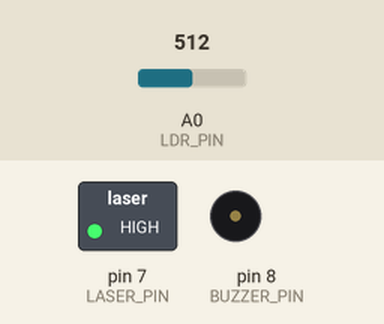
Simulated run of this sketch. Board: Arduino Uno, built with avr-gcc and run on an emulated ATmega328P. Shown: switched loads named in the sketch (green lamp = pin HIGH), buzzer (waves = sounding). Inputs (shaded band) come from the test bench; at power-on: A0 (LDR_PIN) = 512. What the sketch prints to the serial monitor is not drawn.

Above: at 1.2 s.
1.3 s: A0 (LDR_PIN) set to 489
At 1.8 s:
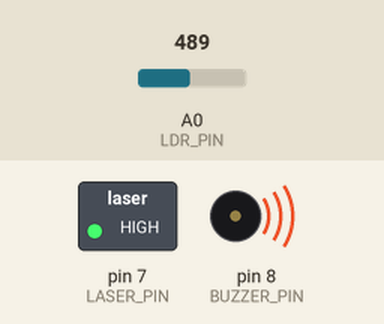
2.8 s: A0 (LDR_PIN) set to 510
At 3.3 s:
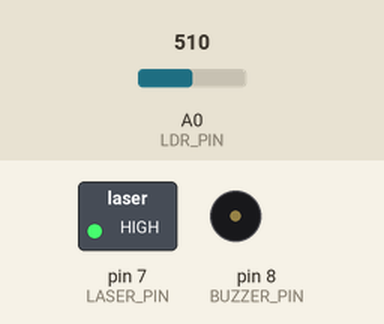
4.3 s: A0 (LDR_PIN) set to 0
At 4.6 s:
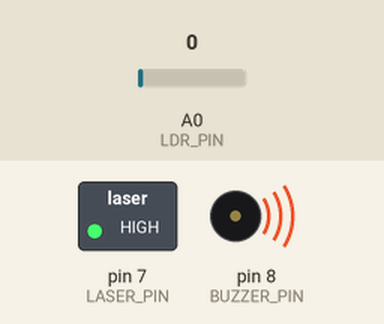
Timing chart, 0 to 7.3 s (numbered marks = the images above; inputs shaded):
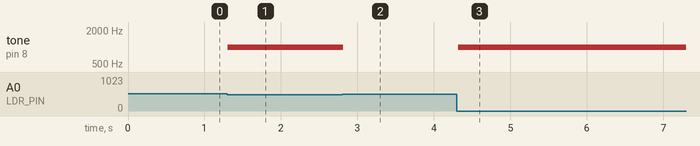

Measured:
- the behaviour switches between 501 and 500 on A0 (LDR_PIN) (found by bisection; images 0 and 1)
- after the input at 1.3 s, tone on pin 8 (BUZZER_PIN): silent → 1000 Hz at once
- after the input at 2.8 s, tone on pin 8 (BUZZER_PIN): 1000 Hz → silent at once
- after the input at 4.3 s, tone on pin 8 (BUZZER_PIN): silent → 1000 Hz at once

The sketch:

L7-laser-alarm.ino
```cpp
const int LDR_PIN    = A0;
const int LASER_PIN  = 7;
const int BUZZER_PIN = 8;
const int THRESHOLD  = 500;

bool armed = false;

void setup() {
  pinMode(LASER_PIN, OUTPUT);
  pinMode(BUZZER_PIN, OUTPUT);
  digitalWrite(LASER_PIN, HIGH);
  Serial.begin(9600);
  Serial.println("Lazeri qebulediciye tusur...");
}

void loop() {
  int value = analogRead(LDR_PIN);
  bool beamOk = value > THRESHOLD;

  if (!armed && beamOk) {
    armed = true;
    Serial.println("Sistem aktivdir");
  }

  if (armed && !beamOk) {
    tone(BUZZER_PIN, 1000);
    Serial.print(value);
    Serial.println("  MANEƏ!");
  } else {
    noTone(BUZZER_PIN);
  }

  delay(50);
}
```
